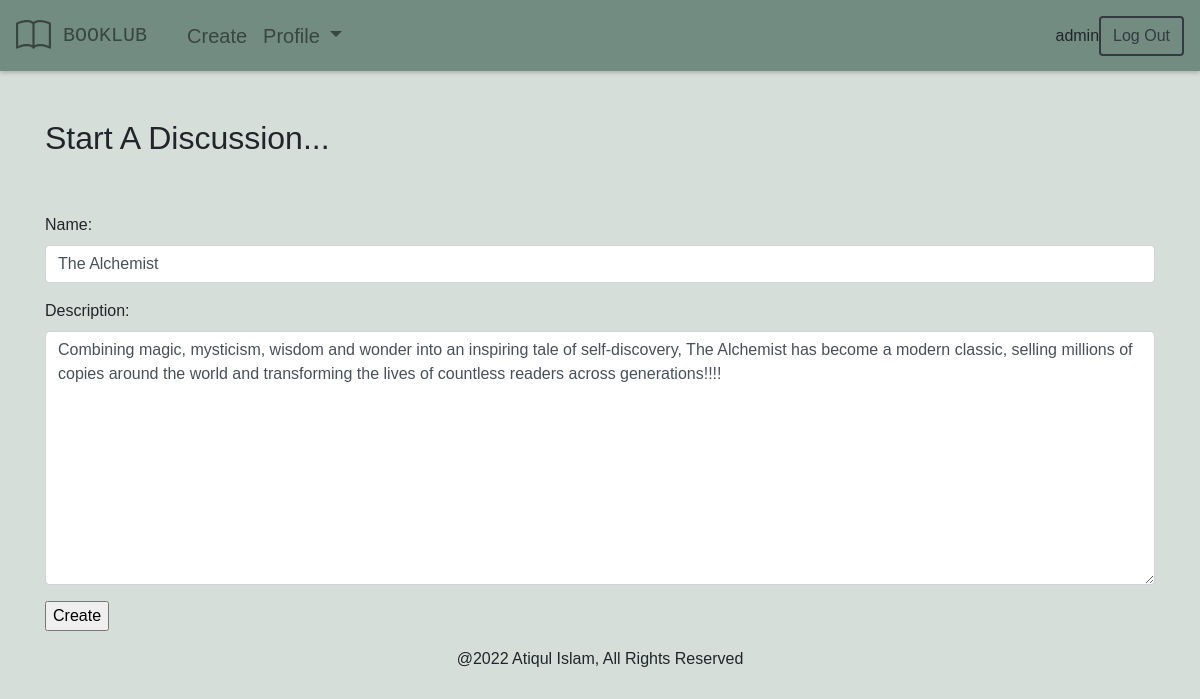
Page /edit-room/4 (signed in) on the committed database.
### backend/models.py (models this page shows, shortened)
class Room(models.Model):
    host = models.ForeignKey(User, on_delete=models.CASCADE)
    name = models.CharField(max_length=255)
    description = models.TextField(null=True)
    date_created = models.DateTimeField(default=datetime.datetime.now)
    class Meta:
        ordering = ['-date_created',]

### backend/views.py (the view, shortened to what this page needs)
# urls.py: path('edit-room/<str:pk>', updateRoom.as_view(), name='edit-room'),
class updateRoom(LoginRequiredMixin, UpdateView):
    template_name = 'backend/create.html'
    form_class = forms.roomForm
    form = models.Room
    success_url = reverse_lazy('my-rooms')
    def get_queryset(self, **kwargs):
        return models.Room.objects.filter(id=self.kwargs['pk'])

### backend/forms.py
class roomForm(ModelForm):
    class Meta:
        model = Room
        fields = ['name', 'description']
        widgets = {
            'name': forms.TextInput(attrs={'class': 'form-control', 'placeholder': 'Enter your task name here...'}),
            'description': forms.Textarea(attrs={'class': 'form-control', 'placeholder': 'Enter a brief description of your task here...'}),
        }

### backend/templates/backend/create.html (shortened to what this page needs)
{% extends 'index.html' %}
{% block page %}
<div class="container">
    <div class="pb-5"></div>
    <h2>Start A Discussion...</h2>
    <div class="form-group pt-5">
        <form method="POST" action="">
            {{ form.as_p }}
            <input type="submit" value="Create">
    </div>
</div>
{% endblock page %}

### templates/navbar.html (shortened to what this page needs)
{% if request.user.is_authenticated %}
<nav class="navbar navbar-expand-lg navbar-light navbar-custom">
    <a class="navbar-brand" href="{% url 'home' %}">
        <div class="navbar-brand" style="font-family: 'OCR A Std', monospace; color:rgba(0,0,0,.5);">
            BOOKLUB
        </div>
    </a>
    <div class="collapse navbar-collapse" id="navbarSupportedContent">
      <ul class="navbar-nav mr-auto">
        <li class="nav-item">
          <a class="nav-link nav-item-custom" href="{% url 'create-room' %}">Create</a>
        </li>
        <li class="nav-item dropdown">
          <a class="nav-link dropdown-toggle nav-item-custom" href="#" id="navbarDropdown" role="button" data-toggle="dropdown" aria-haspopup="true" aria-expanded="false">
            Profile
          </a>
        </li>
      </ul>
      <div>{{ request.user }}</div>
      <div class="form-inline my-2 my-lg-0">
        <a href="{% url 'logout' %}" class="btn btn-outline-dark my-2 my-sm-0">Log Out</a>
      </div>
    </div>
  </nav>
{% endif %}

### static/css/main.css (style rules this page uses)
:root { --dark-text: #225e22; --primary: #728C81; --secondary: #d6deda; --tirtiary: #f7f3e7; }
body { margin:0; padding:0; font-family: 'Raleway', sans-serif; background-color: var(--secondary); }
.btn { border-style: solid; border-width: 2px; }
.navbar-brand { color: #2D4838; }
.navbar-custom { background-color: var(--primary); box-shadow: 0 2px 4px 0 rgba(0,0,0,.2); }
.nav-item-custom { font-size: 1.25em; }

### rows in the picture
Room: name "The Alchemist", description "Combining magic, mysticism, wisdom and wonder into an inspiring tale of self-discovery, The Alchemist has become a modern classic, selling millions of copies around the world and transforming the lives of countless readers across generations!!!!"

### other values in the picture
{{ request.user }} "admin"
